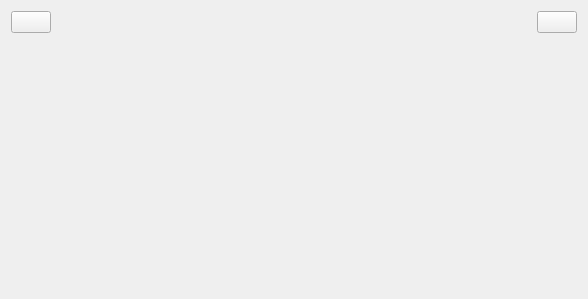
<?xml version="1.0" encoding="UTF-8"?>
<ui version="4.0">
 <class>MasterView</class>
 <widget class="QWidget" name="MasterView">
  <property name="geometry">
   <rect>
    <x>0</x>
    <y>0</y>
    <width>588</width>
    <height>299</height>
   </rect>
  </property>
  <property name="windowTitle">
   <string>MasterView</string>
  </property>
  <layout class="QVBoxLayout" name="verticalLayout">
   <item>
    <layout class="QHBoxLayout" name="horizontalLayout">
     <item>
      <widget class="QPushButton" name="btback">
       <property name="text">
        <string/>
       </property>
       <property name="icon">
        <iconset resource="lab4.qrc">
         <normaloff>:/img/return.png</normaloff>:/img/return.png</iconset>
       </property>
      </widget>
     </item>
     <item>
      <spacer name="horizontalSpacer">
       <property name="orientation">
        <enum>Qt::Orientation::Horizontal</enum>
       </property>
       <property name="sizeHint" stdset="0">
        <size>
         <width>40</width>
         <height>20</height>
        </size>
       </property>
      </spacer>
     </item>
     <item>
      <widget class="QLabel" name="labelTITle">
       <property name="text">
        <string/>
       </property>
      </widget>
     </item>
     <item>
      <spacer name="horizontalSpacer_2">
       <property name="orientation">
        <enum>Qt::Orientation::Horizontal</enum>
       </property>
       <property name="sizeHint" stdset="0">
        <size>
         <width>40</width>
         <height>20</height>
        </size>
       </property>
      </spacer>
     </item>
     <item>
      <widget class="QPushButton" name="btlogout">
       <property name="text">
        <string/>
       </property>
       <property name="icon">
        <iconset resource="lab4.qrc">
         <normaloff>:/img/login.png</normaloff>:/img/login.png</iconset>
       </property>
      </widget>
     </item>
    </layout>
   </item>
   <item>
    <widget class="QStackedWidget" name="stackedWidget"/>
   </item>
  </layout>
 </widget>
 <resources>
  <include location="lab4.qrc"/>
 </resources>
 <connections/>
</ui>
